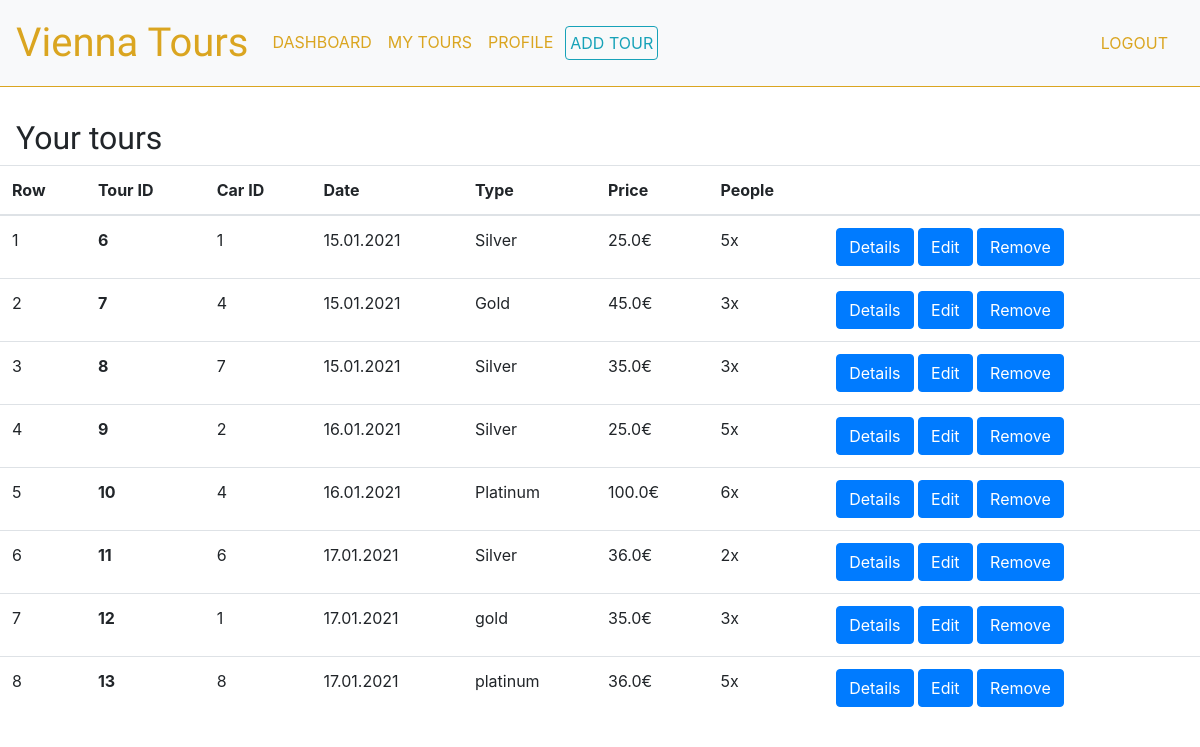
/users/tours/ (signed in), run on an earlier commit of the app's database.
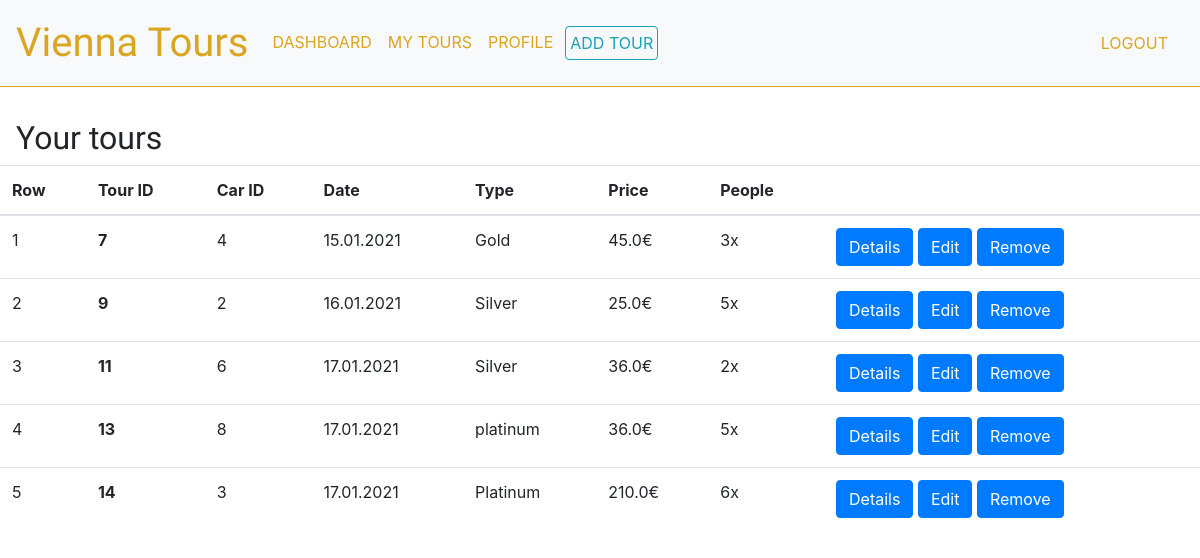
And on a later commit of the database.
### supervisor/models.py (models this page shows, shortened)
class Tour(models.Model):
    TOUR_CHOICES = (('Silver', 'Silver'), ('Gold', 'Gold'), ('Platinum', 'Platinum'))
    driverID = models.ForeignKey(User, on_delete=models.DO_NOTHING)  #TODO change to something else. If User is deleted, delete tours?
    carID = models.ForeignKey(Car, on_delete=models.DO_NOTHING) #TODO change to something else
    date = models.DateTimeField(default=timezone.now)
    duration = models.FloatField()
    tourType = models.CharField(max_length=20, choices=TOUR_CHOICES, default='Silver')
    people = models.IntegerField()
    price = models.FloatField()

class Car(models.Model):
    latitude = models.FloatField(default=0.0)
    longitude = models.FloatField(default=0.0)
    photoOption = models.ImageField(default='default.png', upload_to='car_pics')

### users/views.py (the view)
# urls.py: path('tours/', TourListsView.as_view(), name='user-tours'),
class TourListsView(ListView):
    model = Tour
    template_name = 'users/tours_list.html'
    context_object_name = 'tours'
    ordering = ['-date']
    def get_queryset(self):
        return Tour.objects.filter(driverID=self.request.user)

### users/templates/users/tours_list.html (shortened to what this page needs)
{% extends "nav-user.html" %}
{% block content %}
<div class="table-header">
    <h2>Your tours</h2>
</div>
<table class="table p-2">
    <thead>
        <tr>
            <th scope="col">Row</th>
            <th scope="col">Tour ID</th>
            <th scope="col">Car ID</th>
            <th scope="col">Date</th>
            <th scope="col">Type</th>
            <th scope="col">Price</th>
            <th scope="col">People</th>
            <th scope="col"></th>
        </tr>
        </thead>
        <tbody>
    {% for tour in tours %}
    <tr>
        <td>{{forloop.counter}}</td>
        <th scope="row">{{ tour.id }}</th>
        <td>{{ tour.carID.id  }}</td>
        <td>{{ tour.date|date:"d.m.Y" }}</td>
        <td>{{ tour.tourType }}</td>
        <td>{{ tour.price }}€</td>
        <td>{{ tour.people }}x</td>
        <td>
            <a class="btn btn-primary" href="{% url 'tour-detail' tour.id %}">Details</a>
            <a class="btn btn-primary" href="{% url 'tour-update' tour.id %}">Edit</a>
            <a class="btn btn-primary" href="{% url 'tour-delete' tour.id %}">Remove</a>
        </td>
    </tr>
    {% endfor %}
</tbody>
</table>
{% endblock content %}

What changed in the data, as far as the page shows it:
removed Tour: id "6", carID.id "1", date "15.01.2021", tourType "Silver", price "25.0", people "5"
removed Tour: id "8", carID.id "7", date "15.01.2021", tourType "Silver", price "35.0", people "3"
removed Tour: id "10", carID.id "4", date "16.01.2021", tourType "Platinum", price "100.0", people "6"
removed Tour: id "12", carID.id "1", date "17.01.2021", tourType "gold", price "35.0", people "3"
added Tour: id "14", carID.id "3", date "17.01.2021", tourType "Platinum", price "210.0", people "6"
